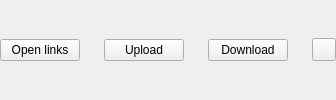
          <widget class="QWidget" name="pToolButtons" native="true">
           <property name="minimumSize">
            <size>
             <width>0</width>
             <height>0</height>
            </size>
           </property>
           <layout class="QHBoxLayout" name="horizontalLayout_15">
            <property name="spacing">
             <number>24</number>
            </property>
            <property name="leftMargin">
             <number>0</number>
            </property>
            <property name="topMargin">
             <number>0</number>
            </property>
            <property name="rightMargin">
             <number>0</number>
            </property>
            <property name="bottomMargin">
             <number>0</number>
            </property>
            <item>
             <spacer name="horizontalSpacer_6">
              <property name="orientation">
               <enum>Qt::Horizontal</enum>
              </property>
              <property name="sizeHint" stdset="0">
               <size>
                <width>0</width>
                <height>0</height>
               </size>
              </property>
             </spacer>
            </item>
            <item>
             <widget class="TokenizableButton" name="bOpenLinks">
              <property name="cursor">
               <cursorShape>PointingHandCursor</cursorShape>
              </property>
              <property name="text">
               <string>Open links</string>
              </property>
              <property name="icon">
               <iconset resource="../../../gui/Resources_common.qrc">
                <normaloff>:/link_01_small_thin_outline</normaloff>:/link_01_small_thin_outline</iconset>
              </property>
              <property name="iconSize">
               <size>
                <width>16</width>
                <height>16</height>
               </size>
              </property>
              <property name="type" stdset="0">
               <string notr="true">ghost</string>
              </property>
              <property name="dimension" stdset="0">
               <string notr="true">small</string>
              </property>
             </widget>
            </item>
            <item>
             <widget class="TokenizableButton" name="bUpload">
              <property name="cursor">
               <cursorShape>PointingHandCursor</cursorShape>
              </property>
              <property name="text">
               <string>Upload</string>
              </property>
              <property name="icon">
               <iconset resource="../../../gui/Resources_common.qrc">
                <normaloff>:/upload_small_thin_outline</normaloff>:/upload_small_thin_outline</iconset>
              </property>
              <property name="type" stdset="0">
               <string notr="true">ghost</string>
              </property>
              <property name="dimension" stdset="0">
               <string notr="true">small</string>
              </property>
             </widget>
            </item>
            <item>
             <widget class="TokenizableButton" name="bDownload">
              <property name="text">
               <string>Download</string>
              </property>
              <property name="icon">
               <iconset resource="../../../gui/Resources_common.qrc">
                <normaloff>:/download_small_thin_outline</normaloff>:/download_small_thin_outline</iconset>
              </property>
              <property name="type" stdset="0">
               <string notr="true">ghost</string>
              </property>
              <property name="dimension" stdset="0">
               <string notr="true">small</string>
              </property>
             </widget>
            </item>
            <item>
             <widget class="TokenizableToolButton" name="tCogWheel">
              <property name="maximumSize">
               <size>
                <width>16777215</width>
                <height>16777215</height>
               </size>
              </property>
              <property name="cursor">
               <cursorShape>PointingHandCursor</cursorShape>
              </property>
              <property name="text">
               <string notr="true"/>
              </property>
              <property name="icon">
               <iconset resource="../../../gui/Resources_common.qrc">
                <normaloff>:/gear_six_small_thin_outline</normaloff>:/gear_six_small_thin_outline</iconset>
              </property>
              <property name="iconSize">
               <size>
                <width>16</width>
                <height>16</height>
               </size>
              </property>
              <property name="type" stdset="0">
               <string notr="true">ghost</string>
              </property>
              <property name="dimension" stdset="0">
               <string notr="true">small</string>
              </property>
             </widget>
            </item>
           </layout>
          </widget>
